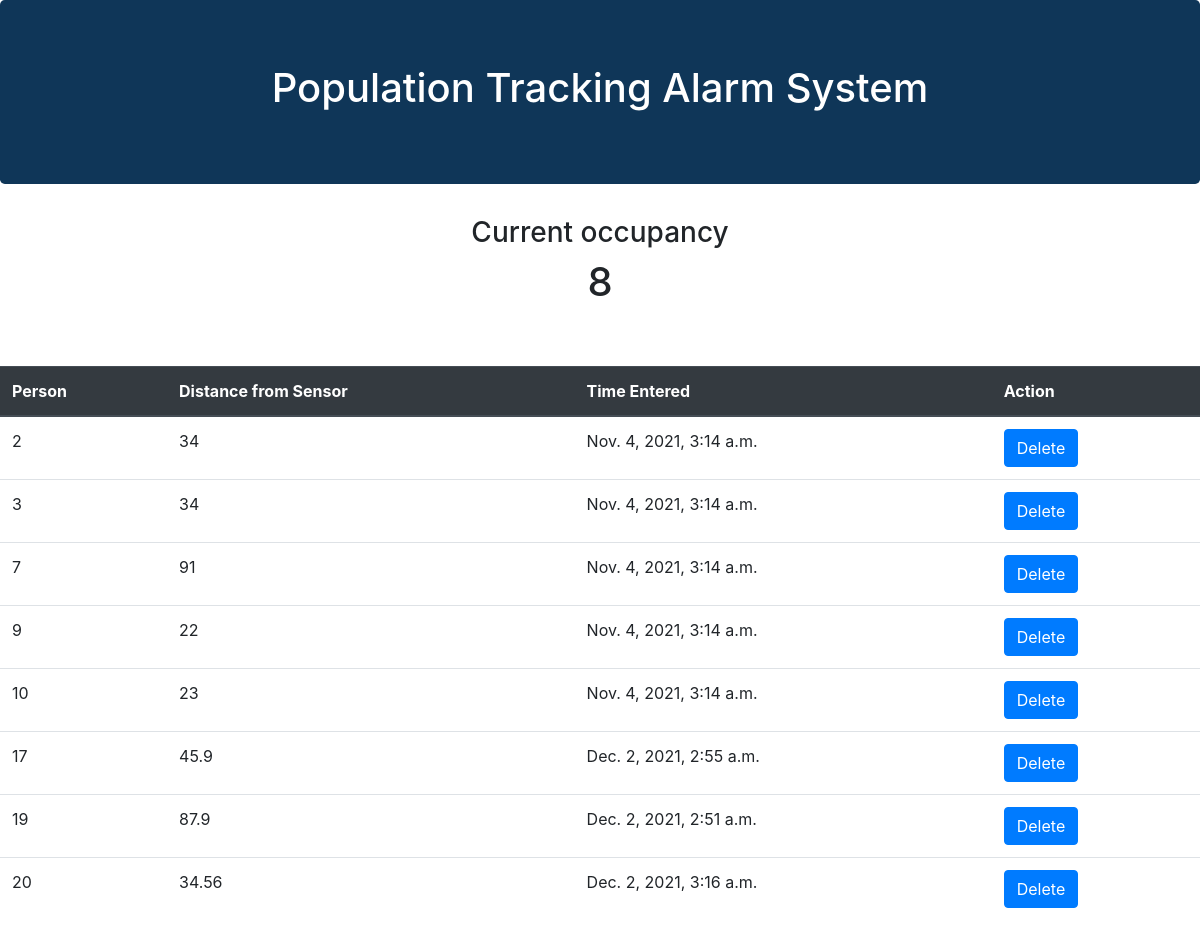
The page / on the database its author committed.
### population_tracker/models.py (models this page shows, shortened)
class Sensor_data(models.Model):
    person_number = models.IntegerField(primary_key = True)
    distance = models.FloatField()
    timestamp = models.DateTimeField(auto_now=True)

### population_tracker/views.py (the view)
# urls.py: 2. Add a URL to urlpatterns:  path('', views.home, name='home')
def home(request):
    try:
        sensor_data = Sensor_data.objects.all()
        population =  calculate_total_objects()
    except:
        raise Http404()
    context = {"population" : population, "Sensor_data" : sensor_data}
    return render(request, "population_tracker/home.html", context)

### population_tracker/views.py (called while the page is built)
def calculate_total_objects():
    return Sensor_data.objects.all().count()

### population_tracker/templates/population_tracker/home.html
{% extends "population_tracker/base.html" %}
{% block content %}
    <div class="row d-flex justify-content-center flex-nowrap">
        <h3>Current occupancy</h3>
    </div>
    <div class="row d-flex justify-content-center flex-nowrap">
        <h1 style="height: 100px;">{{ population }}</h1>
    </div>
    <div>
        <table class="table">
            <thead class="thead-dark">
                <th scope="col">Person</th>
                <th scope="col">Distance from Sensor</th>
                <th scope="col">Time Entered</th>
                <th scope="col">Action</th>
            </thead>
            <tbody>
                {% for item in Sensor_data %}
                <tr>
                    <td>{{ item.person_number }}</td>
                    <td>{{ item.distance }}</td>
                    <td>{{ item.timestamp }}</td>
                    <td>
                        <a class="btn btn-primary" href="{% url 'sensor_data_delete' item.person_number %}">Delete</a>
                    </td>
                </tr>
                    {% endfor %}
            </tbody>
        </table>
    </div>
{% endblock %}

### population_tracker/templates/population_tracker/base.html (shortened to what this page needs)
<!DOCTYPE html>
<html>
    <head>
        <link rel="stylesheet" href="https://stackpath.bootstrapcdn.com/bootstrap/4.4.1/css/bootstrap.min.css">
    </head>
    <body>
        <div class="jumbotron text-center" style="background-color: rgb(15, 54, 88);">
            <h1 style="color: white;">Population Tracking Alarm System</h1>
        </div>
        {% block content %}
        {% endblock %}
    </body>
</html>

### rows shown on the page
Sensor_data: person_number "2", distance "34", timestamp "Nov. 4, 2021, 3:14 a.m."
Sensor_data: person_number "3", distance "34", timestamp "Nov. 4, 2021, 3:14 a.m."
Sensor_data: person_number "7", distance "91", timestamp "Nov. 4, 2021, 3:14 a.m."
Sensor_data: person_number "9", distance "22", timestamp "Nov. 4, 2021, 3:14 a.m."
Sensor_data: person_number "10", distance "23", timestamp "Nov. 4, 2021, 3:14 a.m."
Sensor_data: person_number "17", distance "45.9", timestamp "Dec. 2, 2021, 2:55 a.m."
Sensor_data: person_number "19", distance "87.9", timestamp "Dec. 2, 2021, 2:51 a.m."
Sensor_data: person_number "20", distance "34.56", timestamp "Dec. 2, 2021, 3:16 a.m."

### other values the page prints
{{ population }} "8"
